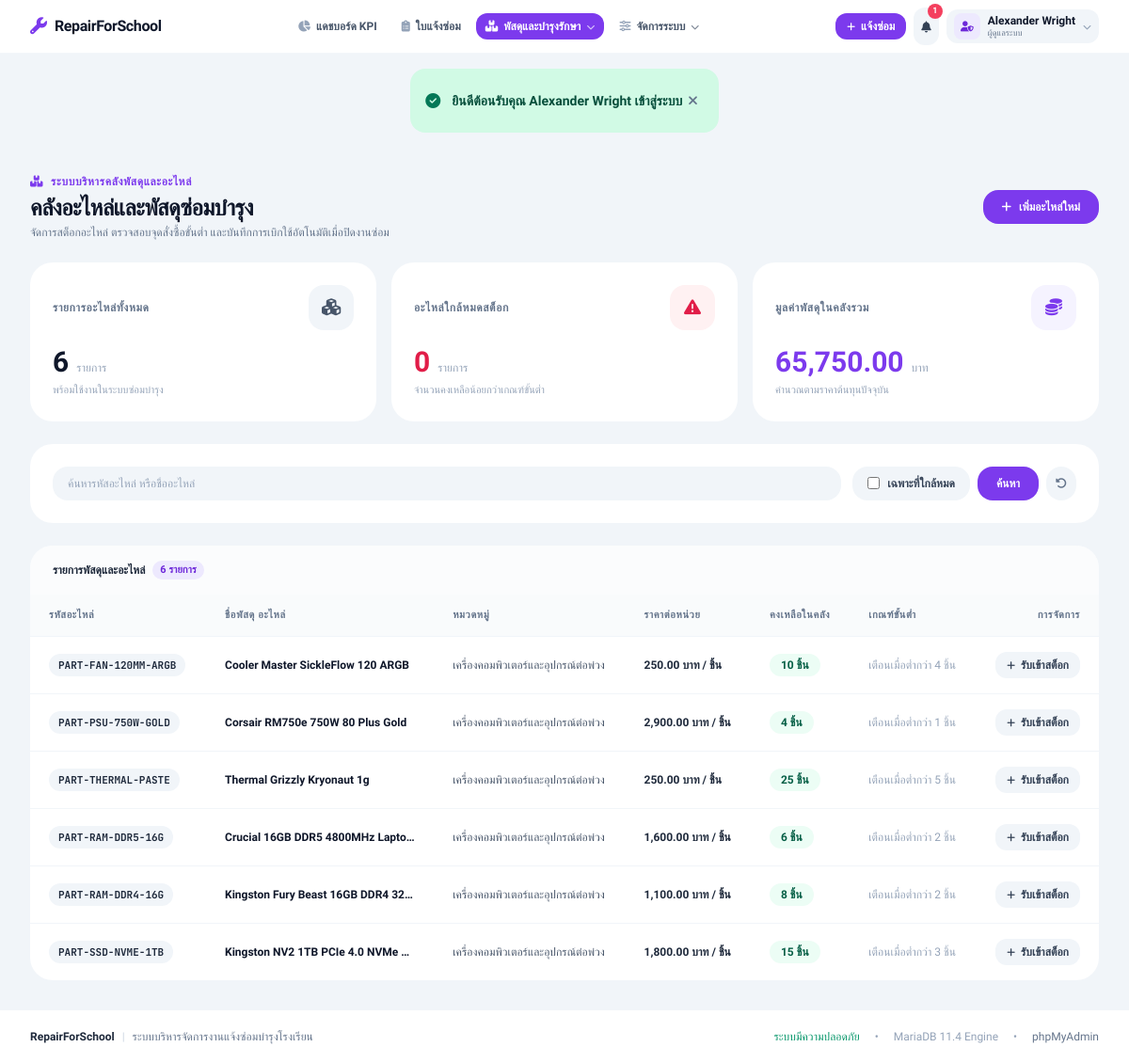
The app's page /index.php?page=spare-parts (signed in) with its own data.
### tables this page shows
CREATE TABLE `users` (
  `id`            INT UNSIGNED NOT NULL AUTO_INCREMENT,
  `username`      VARCHAR(50)  NOT NULL UNIQUE,
  `email`         VARCHAR(100) NOT NULL UNIQUE,
  `password_hash` VARCHAR(255) NOT NULL,
  `full_name`     VARCHAR(100) NOT NULL,
  `role`          ENUM('admin', 'teacher', 'technician') NOT NULL DEFAULT 'teacher',
  `department`    VARCHAR(100) DEFAULT NULL COMMENT 'กลุ่มสาระฯ / ฝ่ายงาน',
  `phone`         VARCHAR(20)  DEFAULT NULL,
  `is_active`     TINYINT(1)   NOT NULL DEFAULT 1,
  `created_at`    TIMESTAMP    NOT NULL DEFAULT CURRENT_TIMESTAMP,
  `updated_at`    TIMESTAMP    NOT NULL DEFAULT CURRENT_TIMESTAMP ON UPDATE CURRENT_TIMESTAMP,
  PRIMARY KEY (`id`),
  INDEX `idx_role` (`role`),
  INDEX `idx_is_active` (`is_active`)
);

CREATE TABLE `spare_parts` (
  `id`                INT UNSIGNED NOT NULL AUTO_INCREMENT,
  `part_code`         VARCHAR(50)  NOT NULL UNIQUE COMMENT 'รหัสอะไหล่ เช่น SP-001',
  `name`              VARCHAR(150) NOT NULL COMMENT 'ชื่ออะไหล่/วัสดุ',
  `unit`              VARCHAR(30)  NOT NULL DEFAULT 'ชิ้น' COMMENT 'หน่วยนับ',
  `unit_cost`         DECIMAL(10,2) NOT NULL DEFAULT 0.00 COMMENT 'ราคาต่อหน่วย (บาท)',
  `category`          VARCHAR(50)  DEFAULT 'General',
  `cost_price`        DECIMAL(10,2) NOT NULL DEFAULT 0.00,
  `sell_price`        DECIMAL(10,2) NOT NULL DEFAULT 0.00,
  `stock_quantity`    INT          NOT NULL DEFAULT 0 COMMENT 'จำนวนคงเหลือในคลัง',
  `min_quantity`      INT          NOT NULL DEFAULT 5 COMMENT 'จุดเตือนสั่งซื้อขั้นต่ำ',
  `equipment_type_id` INT UNSIGNED DEFAULT NULL COMMENT 'หมวดหมู่ที่เกี่ยวข้อง',
  `min_stock_alert`   INT          NOT NULL DEFAULT 2,
  `created_at`        TIMESTAMP    NOT NULL DEFAULT CURRENT_TIMESTAMP,
  `updated_at`        TIMESTAMP    NOT NULL DEFAULT CURRENT_TIMESTAMP ON UPDATE CURRENT_TIMESTAMP,
  PRIMARY KEY (`id`),
  KEY `fk_part_equip` (`equipment_type_id`),
  CONSTRAINT `fk_part_equip` FOREIGN KEY (`equipment_type_id`) REFERENCES `equipment_types` (`id`) ON DELETE SET NULL
);

### pages/spare_parts/index.php (the view, shortened to what the rows shown need)
<?php
require_once __DIR__ . '/../layout/header.php';
?>
<div class="max-w-7xl mx-auto px-4 sm:px-6 lg:px-8 py-8 space-y-6">
  <div class="flex flex-col md:flex-row md:items-center md:justify-between gap-4">
    <div>
      <h1 class="text-2xl font-black text-slate-900 tracking-tight font-display">คลังอะไหล่และพัสดุซ่อมบำรุง</h1>
    </div>
  </div>
  <div class="bg-white rounded-3xl overflow-hidden">
    <div class="overflow-x-auto">
      <table class="min-w-full divide-y divide-slate-100 text-xs">
        <thead class="bg-slate-50/80 text-[11px] font-bold text-slate-500 uppercase tracking-wider text-left">
          <tr>
            <th class="px-5 py-3.5">รหัสอะไหล่</th>
            <th class="px-5 py-3.5">ชื่อพัสดุ อะไหล่</th>
            <th class="px-5 py-3.5">หมวดหมู่</th>
            <th class="px-5 py-3.5">ราคาต่อหน่วย</th>
            <th class="px-5 py-3.5">คงเหลือในคลัง</th>
            <th class="px-5 py-3.5">เกณฑ์ขั้นต่ำ</th>
            <th class="px-5 py-3.5 text-right">การจัดการ</th>
          </tr>
        </thead>
        <tbody class="divide-y divide-slate-100 text-slate-700">
          <?php if (empty($parts)): ?>
            <tr>
              <td colspan="7" class="px-6 py-12 text-center text-slate-400">
                <i class="fa-solid fa-box-archive text-3xl mb-2 text-slate-300" aria-hidden="true"></i>
                <p class="font-bold">ไม่พบข้อมูลอะไหล่ในคลัง</p>
              </td>
            </tr>
          <?php else: ?>
            <?php foreach ($parts as $p): ?>
              <?php $isLow = (int)$p['stock_quantity'] <= (int)$p['min_quantity']; ?>
              <tr class="hover:bg-slate-50/70 transition-colors <?= $isLow ? 'bg-rose-50/20' : '' ?>">
                <td class="px-5 py-4 whitespace-nowrap">
                  <span class="inline-flex items-center px-2.5 py-1 rounded-xl bg-slate-100 text-slate-800 font-mono text-[11px] font-bold tabular-nums">
                    <?= htmlspecialchars($p['part_code']) ?>
                  </span>
                </td>
                <td class="px-5 py-4 max-w-[240px]">
                  <strong class="text-slate-900 block truncate"><?= htmlspecialchars($p['name']) ?></strong>
                </td>
                <td class="px-5 py-4 whitespace-nowrap text-slate-600">
                  <?= htmlspecialchars($p['equipment_type_name'] ?? 'ทั่วไป') ?>
                </td>
                <td class="px-5 py-4 whitespace-nowrap font-bold text-slate-800 tabular-nums">
                  <?= number_format((float)$p['unit_cost'], 2) ?> บาท / <?= htmlspecialchars($p['unit']) ?>
                </td>
                <td class="px-5 py-4 whitespace-nowrap">
                  <span class="inline-flex items-center gap-1.5 px-3 py-1 rounded-xl text-xs font-black tabular-nums <?= $isLow ? 'bg-rose-100 text-rose-800' : 'bg-emerald-50 text-emerald-800' ?>">
                    <?= (int)$p['stock_quantity'] ?> <?= htmlspecialchars($p['unit']) ?>
                  </span>
                </td>
                <td class="px-5 py-4 whitespace-nowrap text-slate-400 tabular-nums">
                  เตือนเมื่อต่ำกว่า <?= (int)$p['min_quantity'] ?> <?= htmlspecialchars($p['unit']) ?>
                </td>
                <td class="px-5 py-4 whitespace-nowrap text-right">
                  <?php if (Auth::isAdmin() || Auth::isTechnician()): ?>
                    <button
                      type="button"
                      onclick="openRestockModal(<?= $p['id'] ?>, '<?= htmlspecialchars(addslashes($p['name'])) ?>', '<?= htmlspecialchars($p['unit']) ?>')"
                      class="inline-flex items-center gap-1.5 px-3 py-1.5 rounded-xl bg-slate-100 hover:bg-violet-100 text-slate-700 hover:text-violet-700 font-bold text-xs transition-all"
                    >
                      <i class="fa-solid fa-plus text-[10px]"></i>
                      <span>รับเข้าสต็อก</span>
                    </button>
                  <?php endif; ?>
                </td>
              </tr>
            <?php endforeach; ?>
          <?php endif; ?>
        </tbody>
      </table>
    </div>
  </div>
</div>
<?php require_once __DIR__ . '/../layout/footer.php'; ?>

### pages/layout/header.php (shortened to what the rows shown need)
<?php
$currentUser = Auth::user();
$currentRole = Auth::role();
$unreadNotifCount = 0;
if (Auth::check()) {
    $unreadNotifCount = Notification::countUnreadByUser((int)Auth::id());
}
?>
<!doctype html>
<html lang="th" class="h-full">
<head>
  <script src="https://cdn.tailwindcss.com"></script>
  <link rel="stylesheet" href="https://cdnjs.cloudflare.com/ajax/libs/font-awesome/6.5.2/css/all.min.css" />
  <link href="assets/css/app.css" rel="stylesheet">
</head>
<body class="bg-slate-100 text-slate-800 antialiased flex flex-col min-h-[100dvh]">
<header class="sticky top-0 z-40 w-full bg-white text-slate-800 transition-all border-b border-slate-100/80">
  <div class="max-w-[1440px] mx-auto px-4 sm:px-6 lg:px-8">
    <div class="flex items-center justify-between h-14 gap-2">
      <div class="flex items-center gap-2">
        <?php if (Auth::check()): ?>
          <?php if (!Auth::isTeacher()): ?>
            <a href="index.php?page=tickets-create" class="hidden sm:inline-flex items-center gap-1.5 px-3 py-1.5 rounded-xl bg-violet-600 hover:bg-violet-700 text-white text-xs font-bold transition-all active:scale-95 shadow-none">
              <i class="fa-solid fa-plus text-[10px]" aria-hidden="true"></i>
              <span>แจ้งซ่อม</span>
            </a>
          <?php endif; ?>
          <div class="relative" id="notificationMenuWrapper">
            <button
              type="button"
              id="notificationMenuButton"
              onclick="toggleNotificationDropdown()"
              aria-haspopup="true"
              aria-expanded="false"
              aria-label="การแจ้งเตือน"
              class="relative p-2 rounded-xl bg-slate-100 hover:bg-slate-200 text-slate-700 hover:text-slate-900 transition-all focus:outline-none"
            >
              <i class="fa-solid fa-bell text-xs" aria-hidden="true"></i>
              <?php if ($unreadNotifCount > 0): ?>
                <span class="absolute -top-1 -right-1 min-w-[16px] h-[16px] px-1 rounded-full bg-rose-500 text-white text-[9px] font-black flex items-center justify-center tabular-nums">
                  <?= $unreadNotifCount > 9 ? '9+' : $unreadNotifCount ?>
                </span>
              <?php endif; ?>
            </button>
          </div>
          <div class="relative" id="userMenuWrapper">
            <button
              type="button"
              id="userMenuButton"
              onclick="toggleUserDropdown()"
              aria-haspopup="true"
              aria-expanded="false"
              aria-label="เมนูบัญชีผู้ใช้งาน"
              class="flex items-center gap-2 py-1 px-2 rounded-xl bg-slate-100 hover:bg-slate-200 text-left transition-all focus:outline-none"
            >
              <div class="w-7 h-7 rounded-lg bg-violet-100 text-violet-700 flex items-center justify-center text-[11px] font-bold flex-shrink-0">
                <i class="fa-solid <?= match ($currentRole) {
                  'admin' => 'fa-user-shield',
                  'technician' => 'fa-user-gear',
                  'teacher' => 'fa-user-tie',
                  default => 'fa-user'
                } ?>" aria-hidden="true"></i>
              </div>
              <div class="hidden sm:block">
                <div class="text-xs font-bold text-slate-900 leading-tight max-w-[110px] xl:max-w-[140px] truncate"><?= htmlspecialchars($currentUser->full_name ?? '') ?></div>
                <div class="text-[9px] text-slate-500 font-medium leading-tight">
                  <?= match ($currentRole) {
                    'admin' => 'ผู้ดูแลระบบ',
                    'technician' => 'ช่างเทคนิค',
                    'teacher' => 'ครูและบุคลากร',
                    default => 'ผู้ใช้งาน'
                  } ?>
                </div>
              </div>
              <i class="fa-solid fa-chevron-down text-[9px] text-slate-400" aria-hidden="true"></i>
            </button>
          </div>
        <?php endif; ?>
      </div>
    </div>
  </div>
</header>
<main id="main-content" class="flex-grow">

### records on screen
users: full_name "Alexander Wright"
spare_parts: part_code "PART-FAN-120MM-ARGB", name "Cooler Master SickleFlow 120 ARGB", equipment_type_name "เครื่องคอมพิวเตอร์และอุปกรณ์ต่อพ่วง", unit_cost "250.00", unit "ชิ้น", stock_quantity "10", min_quantity "4"
spare_parts: part_code "PART-PSU-750W-GOLD", name "Corsair RM750e 750W 80 Plus Gold", equipment_type_name "เครื่องคอมพิวเตอร์และอุปกรณ์ต่อพ่วง", unit_cost "2,900.00", unit "ชิ้น", stock_quantity "4", min_quantity "1"
spare_parts: part_code "PART-THERMAL-PASTE", name "Thermal Grizzly Kryonaut 1g", equipment_type_name "เครื่องคอมพิวเตอร์และอุปกรณ์ต่อพ่วง", unit_cost "250.00", unit "ชิ้น", stock_quantity "25", min_quantity "5"
spare_parts: part_code "PART-RAM-DDR5-16G", name "Crucial 16GB DDR5 4800MHz Lapto…", equipment_type_name "เครื่องคอมพิวเตอร์และอุปกรณ์ต่อพ่วง", unit_cost "1,600.00", unit "ชิ้น", stock_quantity "6", min_quantity "2"
spare_parts: part_code "PART-RAM-DDR4-16G", name "Kingston Fury Beast 16GB DDR4 32…", equipment_type_name "เครื่องคอมพิวเตอร์และอุปกรณ์ต่อพ่วง", unit_cost "1,100.00", unit "ชิ้น", stock_quantity "8", min_quantity "2"
spare_parts: part_code "PART-SSD-NVME-1TB", name "Kingston NV2 1TB PCIe 4.0 NVMe…", equipment_type_name "เครื่องคอมพิวเตอร์และอุปกรณ์ต่อพ่วง", unit_cost "1,800.00", unit "ชิ้น", stock_quantity "15", min_quantity "3"

### other values on screen
$unreadNotifCount "1"
$msg "ยินดีต้อนรับคุณ Alexander Wright เข้าสู่ระบบ"
count($parts) "6"
$lowStockCount "0"
$totalInventoryValue "65,750.00"
